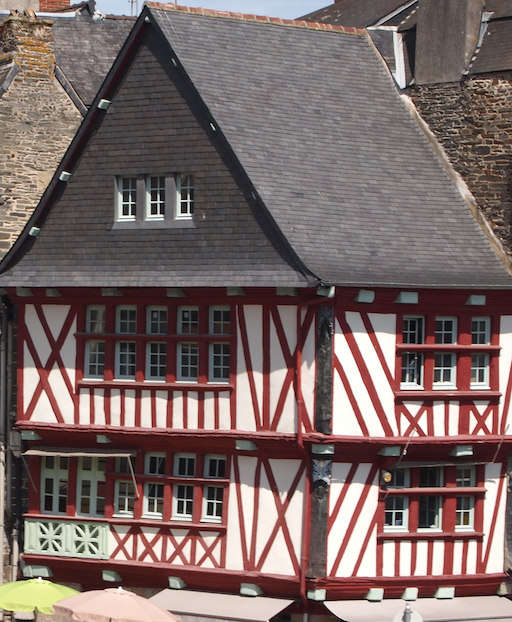
%> input picture Probabilites/TP3/TP3_Ky_JoelRoman/Images/Morlaix.png, 512 x 622 px
$ octave exercice_1.m   (GNU Octave 9; MATLAB toolbox functions it lacks are replaced by stand-ins)
%> lines starting %> are read from the running program, lines starting %| are printed output that depends on the picture; in (x1, y1, x2, y2) boxes, pixels count from 0 and x2, y2 are one past the last pixel; in counts of white or black regions, pixels touching at a corner belong together; the program's own positions count from 1
### Probabilites/TP3/recursion.m
function [E,contour] = recursion(E,contour,i_germe,j_germe,voisins,G_x_n,G_y_n,card_max,cos_alpha)
% Fonction recursive permettant de construire un ensemble candidat E

G_x_n_germe = G_x_n(i_germe,j_germe);
G_y_n_germe = G_y_n(i_germe,j_germe);
nb_voisins = size(voisins,1);
k = 1;
while k<=nb_voisins & size(E,1)<=card_max
	i_voisin = i_germe+voisins(k,1);
	j_voisin = j_germe+voisins(k,2);
	if contour(i_voisin,j_voisin)
         psc = (G_x_n_germe*G_x_n(i_voisin,j_voisin) + G_y_n_germe*G_y_n(i_voisin,j_voisin));
         if psc > cos_alpha
             contour(i_voisin,j_voisin) = 0;
             E = [E;[i_voisin,j_voisin]];
             [E,contour] = recursion(E,contour,i_voisin,j_voisin,voisins,G_x_n,G_y_n,card_max,cos_alpha);
        end


		% Dans cette boucle, il vous faut :
		% - Calculer le produit scalaire entre le gradient du germe et le gradient du voisin
		% - Si ce produit scalaire est superieur a cos_alpha :
		%	+ Mettre a jour "contour"
		%	+ Mettre a jour "E" par concatenation
		%	+ Lancer l'appel recursif sur le voisin eligible

	end
	k = k+1;
end

### Probabilites/TP3/TP3_Ky_JoelRoman/exercice_1.m
clear;
close all;
taille_ecran = get(0,'ScreenSize');
L = taille_ecran(3);
H = taille_ecran(4);

% Parametres :
set(0,'RecursionLimit',1000);		% Pour eviter les erreurs a l'execution
alpha = pi/180*12;			% Seuil sur l'orientation du gradient (en radians)
cos_alpha = cos(alpha);
S = 2/sin(alpha);			% Seuil sur la norme du gradient (decoule d'une etude theorique)

% Lecture de l'image :
% I = imread('Images/Morlaix.png');
I = imread('Images/Morlaix.png');
%> I is the input picture: size 622x512x3 uint8; mean R, G, B 122.2, 104.6, 102.1
% I = imread('Images/chaises.png');
if size(I,3)==3
	I = rgb2gray(I);
%> I: size 622x512 uint8
end
I = imresize(I,0.8);
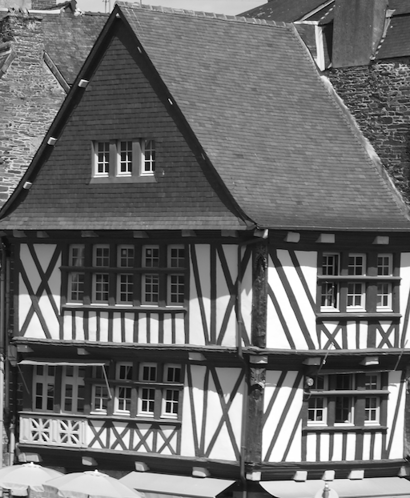
%> I: size 498x410 uint8; min 0, max 255, mean 109.6
[nb_lignes,nb_colonnes] = size(I);
%> nb_lignes = 498; nb_colonnes = 410

% Parametres :
diagonale = floor(sqrt(nb_lignes^2+nb_colonnes^2));
%> diagonale = 645
card_max = floor(diagonale/2);
%> card_max = 322
card_min = floor(card_max/20);
%> card_min = 16

% Affichage de l'image :
figure('Name','Ensembles candidats','Position',[0,0,L,0.67*H]);
subplot(1,2,1);
imagesc(I);
axis equal;
axis off;
colormap gray;
hold on;

% Gradient du niveau de gris (x vers la droite, y vers le bas) :
I = double(I);
%> I: size 498x410 double
[G_x,G_y] = gradient(I);
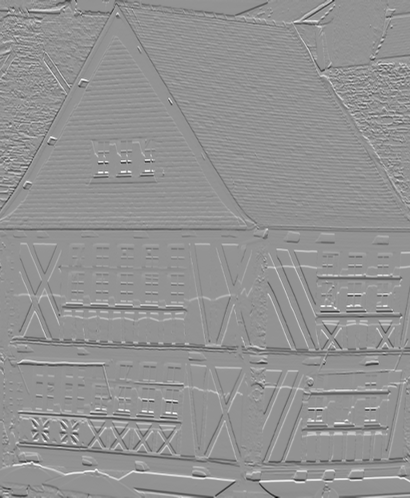
%> G_y: size 498x410 double; min -167, max 123.5, mean 0; drawn with min black and max white
G_norme = sqrt(G_x.^2+G_y.^2);
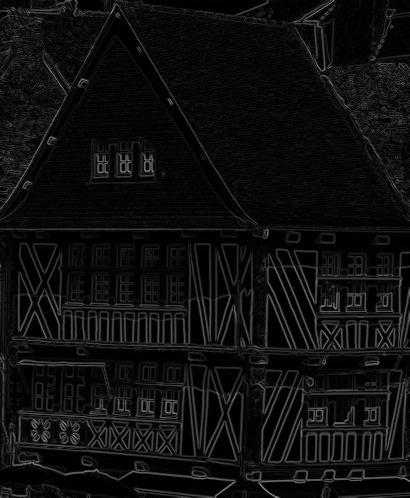
%> G_norme: size 498x410 double; min 0, max 169.4, mean 15.4

% Selection des pixels de contour :
contour = G_norme>S;
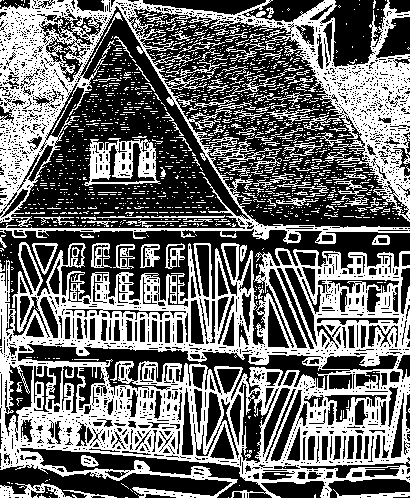
%> contour: size 498x410 logical; 43.2% white; 1422 white regions (1303 under 20 px), largest, box (x1, y1, x2, y2) and area: (0, 242, 410, 498) 47305, (0, 0, 410, 244) 26700, (84, 138, 161, 186) 1871

% Pas de pixel de contour sur le bord de l'image => Traitement simplifie !
contour([1 nb_lignes],:) = 0;
contour(:,[1 nb_colonnes]) = 0;
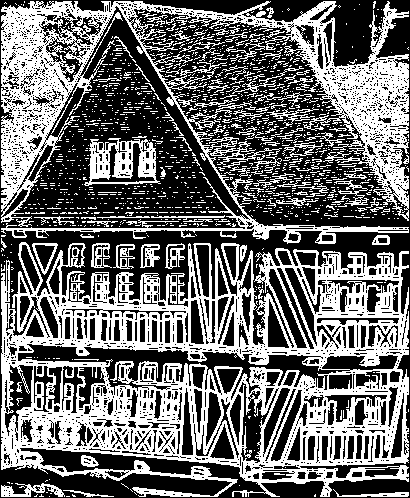
%> contour: size 498x410 logical; 42.8% white; 1416 white regions (1298 under 20 px), largest, box (x1, y1, x2, y2) and area: (1, 242, 409, 497) 47008, (1, 1, 409, 244) 26361, (84, 138, 161, 186) 1871

% Tri des pixels de contour :
indices_contour = find(contour);
%> indices_contour = 87425 values from 508 to 203680
[~,indices] = sort(G_norme(indices_contour),'descend');
indices_contour = indices_contour(indices);

% Affichage d'une petite fleche sur les pixels de contour :
[i,j] = ind2sub(size(I),indices_contour);
quiver(j,i,G_x(indices_contour),G_y(indices_contour),'r');		% Attention : x = j et y = i
axis equal;
title('Pixels de contour','FontSize',30);
drawnow;

% Boucle de traitement des pixels de contour :
liste_E = [];
voisins = [-1 -1 ; -1 0 ; -1 1 ; 0 1 ; 1 1 ; 1 0 ; 1 -1 ; 0 -1];	% 8 plus proches voisins
G_norme(~G_norme) = 1;							% Pour eviter les divisions par 0
%> G_norme: size 498x410 double; 1.67% of pixels changed, all inside (x1, y1, x2, y2) = (0, 0, 410, 498)
G_x_n = G_x./G_norme;							% Gradient normalise
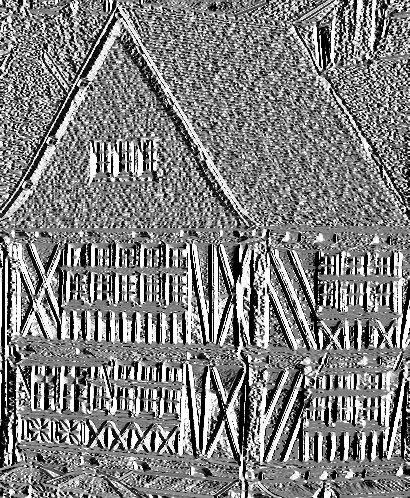
%> G_x_n: size 498x410 double; min -1, max 1, mean 0.00289; drawn with min black and max white
G_y_n = G_y./G_norme;
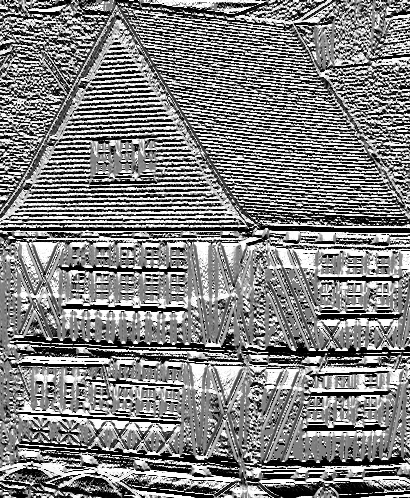
%> G_y_n: size 498x410 double; min -1, max 1, mean 0.0194; drawn with min black and max white
%> the run ends on the next line
while length(indices_contour)>0

	% Pixel dont la norme du gradient est la plus elevee = "germe" :
	indice_germe = indices_contour(1);
	[i_germe,j_germe] = ind2sub(size(I),indice_germe);
	contour(i_germe,j_germe) = 0;
	E = [i_germe j_germe];

	% Construction recursive de l'ensemble E :
	[E,contour] = recursion(E,contour,i_germe,j_germe,voisins,G_x_n,G_y_n,card_max,cos_alpha);

$ run again, with Probabilites/TP3/TP3_Ky_JoelRoman/Images/chaises.png copied over Probabilites/TP3/TP3_Ky_JoelRoman/Images/Morlaix.png
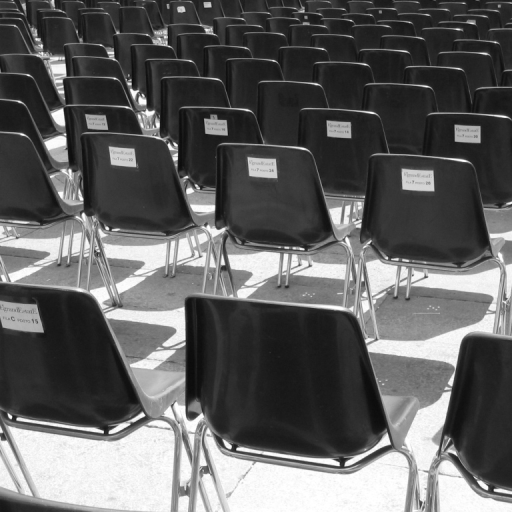
%> input picture Probabilites/TP3/TP3_Ky_JoelRoman/Images/chaises.png, 512 x 512 px
%> I is the input picture: size 512x512 uint8; min 10, max 255, mean 96.7
%> `contour(:,[1 nb_colonnes]) = 0;`:
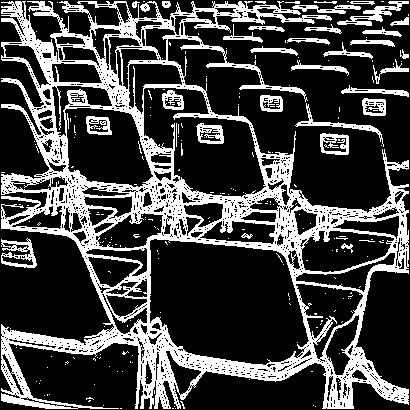
%> contour: size 410x410 logical; 26.9% white; 235 white regions (203 under 20 px), largest, box (x1, y1, x2, y2) and area: (1, 1, 409, 409) 38690, (337, 1, 409, 26) 521, (1, 238, 37, 268) 491
%> indices_contour = 45268 values from 413 to 167685
%> `G_y_n = G_y./G_norme;`:
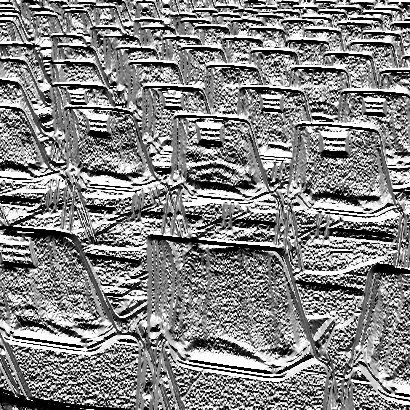
%> G_y_n: size 410x410 double; min -1, max 1, mean 0.0457; drawn with min black and max white

$ run again, with Probabilites/TP3/TP3_Ky_JoelRoman/Images/Piree.png copied over Probabilites/TP3/TP3_Ky_JoelRoman/Images/Morlaix.png
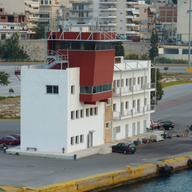
%> input picture Probabilites/TP3/TP3_Ky_JoelRoman/Images/Piree.png, 192 x 192 px
%> I is the input picture: size 192x192x3 uint8; mean R, G, B 126.3, 125.9, 121.1
%> `contour(:,[1 nb_colonnes]) = 0;`:
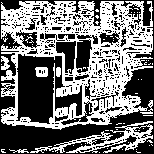
%> contour: size 154x154 logical; 45.9% white; 67 white regions (60 under 20 px), largest, box (x1, y1, x2, y2) and area: (1, 1, 153, 130) 9343, (30, 121, 153, 153) 1029, (35, 67, 48, 77) 107
%> indices_contour = 10887 values from 157 to 23554
%> the loop `while length(indices_contour)>0` made 4126 passes
%> (indice_germe, i_germe, j_germe, E) on passes 6, 13, 18, 20, 21: (9483, 89, 62, [89 62; 88 63; 88 62]), (1255, 23, 9, [23 9; 22 9; 23 10; 23 8]), (19015, 73, 124, [73 124; 73 123; 74 123; 73 122]), (16652, 20, 109, [20 109; 20 108; 19 109; 20 110; 21 111; 21 110]), (1717, 23, 12, [23 12; 22 12; 23 11; 24 12])
%> after the loop `while length(indices_contour)>0`: liste_E = 408 items
%> the loop `for k = 1:length(liste_E)` made 408 passes
%> `title('Ensembles candidats','FontSize',30);`:
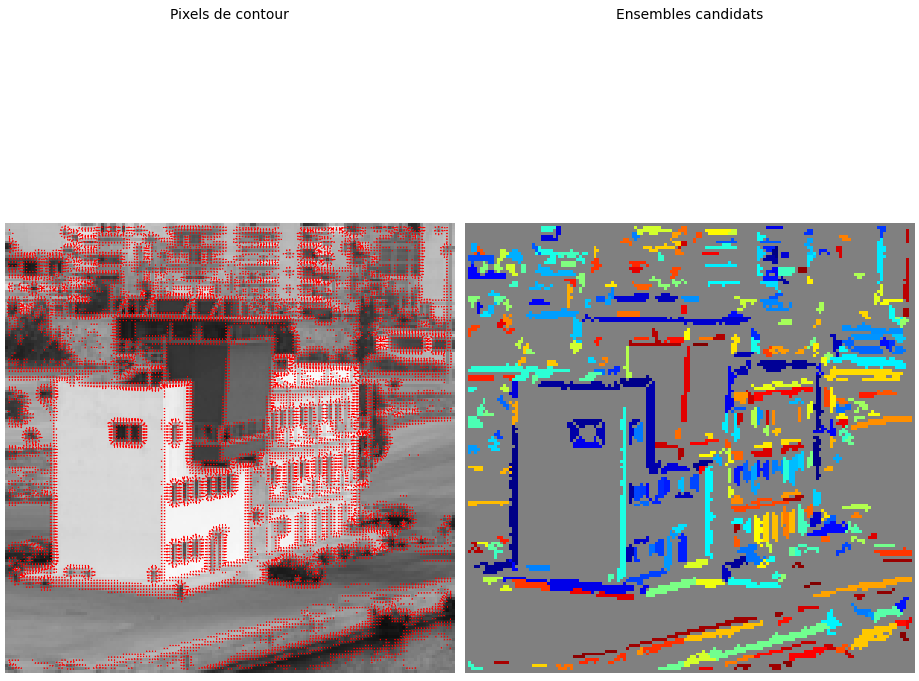
%> figure redrawn from the program's plot data, 2 panels
